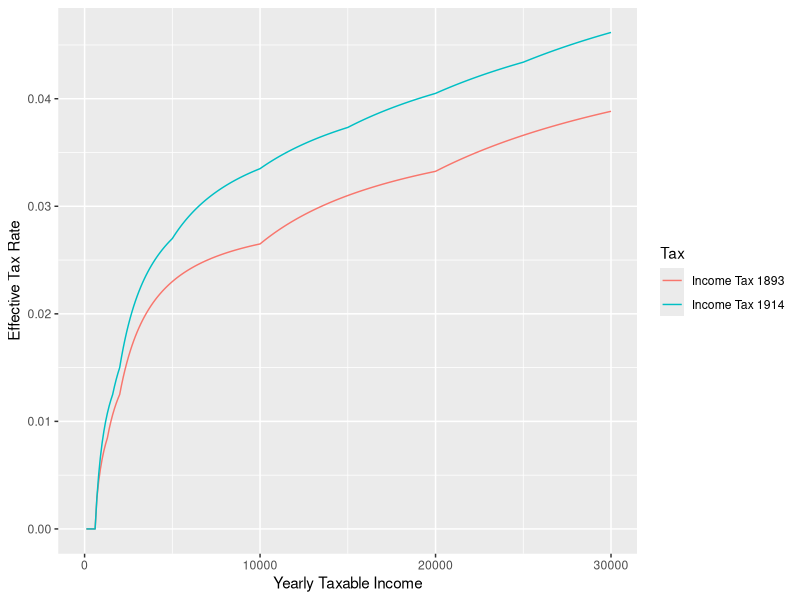
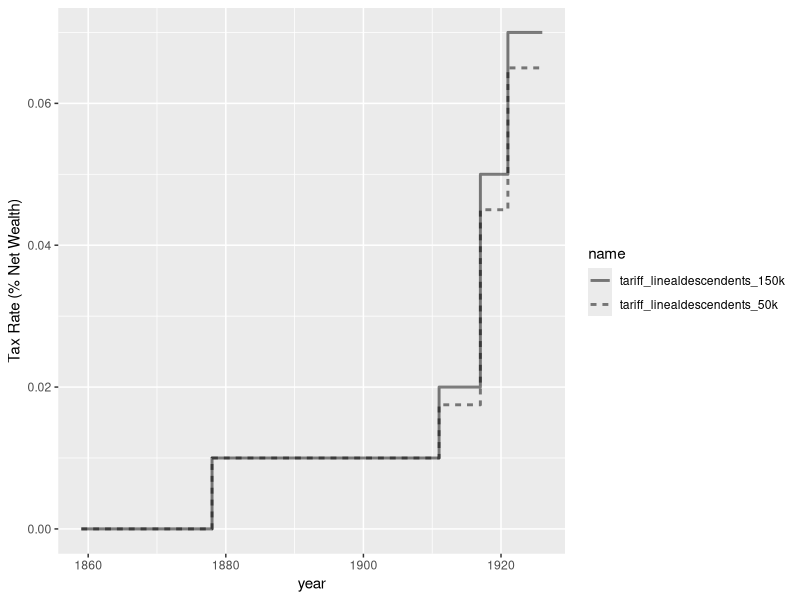

Here is the R script that generated these plots, in order:
## Figures for the tax rates of the income tax and the inheritance tax
library(tidyverse)

### Panel 1: Income tax

#### First, determine the marginal rates in a function
## 1893
tax_amount_1893 <- function(income){
    dplyr::case_when(between(income, 0, 649) ~ 0,
                     between(income, 650, 699) ~ 1.25,
                     between(income, 700, 749) ~ 2,
                     between(income, 750, 799) ~ 2.75,
                     between(income, 800, 849) ~ 3.50,
                     between(income, 850, 899) ~ 4.25,
                     between(income, 900, 949) ~ 5,
                     between(income, 950, 999) ~ 5.75,
                     between(income, 1000, 1049) ~ 6.50,
                     between(income, 1050, 1099) ~ 7.25,
                     between(income, 1100, 1149) ~ 8, 
                     between(income, 1150, 1199) ~ 8.75,
                     between(income, 1200, 1249) ~ 9.50,
                     between(income, 1250, 1299) ~ 10.25,
                     between(income, 1300, 1349) ~ 11,
                     between(income, 1350, 1399) ~ 12, 
                     between(income, 1400, 1449) ~ 13,
                     between(income, 1450, 1499) ~ 14,
                     between(income, 1500, 1999) ~ 15 + 2*((income - 1500)/100),
                     between(income, 2000, 9999) ~ 25 + 3*((income - 2000)/100),
                     between(income, 10000, 19999) ~ 265 + 4*((income - 10000)/100),
                     income >= 20000 ~ 665 + 5*((income - 20000)/100)
    )
}

tax_rate_1893 <- function(income){ tax_amount_1893(income) / income}

## 1914
tax_amount_1914 <- function(income){
    dplyr::case_when(between(income, 0, 649) ~ 0,
                     between(income, 650, 699) ~ 1,
                     between(income, 700, 749) ~ 2,
                     between(income, 750, 799) ~ 3,
                     between(income, 800, 849) ~ 4,
                     between(income, 850, 899) ~ 5,
                     between(income, 900, 949) ~ 6,
                     between(income, 950, 999) ~ 7,
                     between(income, 1000, 1049) ~ 8,
                     between(income, 1050, 1099) ~ 9,
                     between(income, 1100, 1149) ~ 10, 
                     between(income, 1150, 1199) ~ 11,
                     between(income, 1200, 1249) ~ 12,
                     between(income, 1250, 1299) ~ 13,
                     between(income, 1300, 1349) ~ 14,
                     between(income, 1350, 1399) ~ 15, 
                     between(income, 1400, 1449) ~ 16,
                     between(income, 1450, 1499) ~ 17,
                     between(income, 1500, 1549) ~ 18,
                     between(income, 1550, 1599) ~ 19,
                     between(income, 1600, 1999) ~ 20 + 2.5*((income - 1600)/100),
                     between(income, 2000, 4999) ~ 30 + 3.5*((income - 2000)/100),
                     between(income, 5000, 9999) ~ 135 + 4*((income - 5000)/100),
                     between(income, 10000, 14999) ~ 335 + 4.5*((income - 10000)/100),
                     between(income, 15000, 19999) ~ 560 + 5*((income - 15000)/100),
                     between(income, 20000, 24999) ~ 810 + 5.5*((income - 20000)/100),
                     income >= 25000 ~ 1085 + 6*((income - 25000)/100)
    )
}

tax_rate_1914 <- function(income){ tax_amount_1914(income) / income}

#### Then, determine the effective rate in a function

p1 <- data.frame(income = seq(0, 30000, 100)) %>%
    mutate(tax_rate1893 = tax_rate_1893(income),
           tax_rate1914 = tax_rate_1914(income)) %>%
    pivot_longer(c(tax_rate1893, tax_rate1914)) %>%
    mutate(name = if_else(name == "tax_rate1893", "Income Tax 1893", "Income Tax 1914")) %>%
    rename("Tax" = "name") %>%
    ggplot(aes(x = income, y = value, group = Tax, color = Tax)) + 
    geom_line() + ylab("Effective Tax Rate") + xlab("Yearly Taxable Income")

p1

### Inheritance Tax

### Make a graph, x axis = year, y axis = rate, groups = different inheritances (lineal descendants, lineal ascendants, brothers/sisters)
tribble(~ year, ~ tariff_linealdescendents_50k, ~ tariff_linealdescendents_150k,
        "01-01-1859", 0.00, 0.00,
        "31-12-1877", 0.00, 0.00,
        "01-01-1878", 0.01, 0.01,
        "31-12-1910", 0.01, 0.01,
        "01-01-1911", 0.0175, 0.02,
        "31-12-1916", 0.0175, 0.02,
        "01-01-1917", 0.045, 0.05,
        "31-12-1920", 0.045, 0.05,
        "01-01-1921", 0.065, 0.07,
        "31-12-1925", 0.065, 0.07) %>%
    mutate(year = lubridate::dmy(year)) %>%
    pivot_longer(contains("tariff")) %>%
    ggplot(aes(x = year, y = value, group = name, lty = name)) + 
    geom_line(size = 1, alpha = 0.5) + ylab("Tax Rate (% Net Wealth)")

           